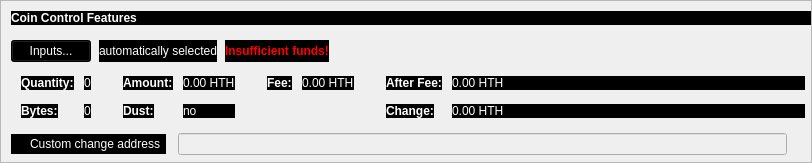
    <widget class="QFrame" name="frameCoinControl">
     <property name="sizePolicy">
      <sizepolicy hsizetype="Expanding" vsizetype="Expanding">
       <horstretch>0</horstretch>
       <verstretch>0</verstretch>
      </sizepolicy>
     </property>
     <property name="maximumSize">
      <size>
       <width>16777215</width>
       <height>16777215</height>
      </size>
     </property>
     <property name="frameShape">
      <enum>QFrame::StyledPanel</enum>
     </property>
     <property name="frameShadow">
      <enum>QFrame::Sunken</enum>
     </property>
     <layout class="QVBoxLayout" name="verticalLayoutCoinControl2">
      <property name="spacing">
       <number>0</number>
      </property>
      <property name="leftMargin">
       <number>0</number>
      </property>
      <property name="topMargin">
       <number>0</number>
      </property>
      <property name="rightMargin">
       <number>0</number>
      </property>
      <property name="bottomMargin">
       <number>6</number>
      </property>
      <item>
       <layout class="QVBoxLayout" name="verticalLayoutCoinControl" stretch="0,0,0,0,1">
        <property name="spacing">
         <number>0</number>
        </property>
        <property name="leftMargin">
         <number>10</number>
        </property>
        <property name="topMargin">
         <number>10</number>
        </property>
        <item>
         <layout class="QHBoxLayout" name="horizontalLayoutCoinControl1">
          <property name="bottomMargin">
           <number>15</number>
          </property>
          <item>
           <widget class="QLabel" name="labelCoinControlFeatures">
            <property name="sizePolicy">
             <sizepolicy hsizetype="Preferred" vsizetype="Maximum">
              <horstretch>0</horstretch>
              <verstretch>0</verstretch>
             </sizepolicy>
            </property>
            <property name="font">
             <font>
              <weight>75</weight>
              <bold>true</bold>
             </font>
            </property>
            <property name="styleSheet">
             <string notr="true">font-weight:bold;
background-color: rgb(0, 0, 0);
color: rgb(255, 255, 255);</string>
            </property>
            <property name="text">
             <string>Coin Control Features</string>
            </property>
           </widget>
          </item>
         </layout>
        </item>
        <item>
         <layout class="QHBoxLayout" name="horizontalLayoutCoinControl2" stretch="0,0,0,0">
          <property name="spacing">
           <number>8</number>
          </property>
          <property name="bottomMargin">
           <number>10</number>
          </property>
          <item>
           <widget class="QPushButton" name="pushButtonCoinControl">
            <property name="styleSheet">
             <string notr="true">color: rgb(255, 255, 255);
background-color: rgb(0, 0, 0);</string>
            </property>
            <property name="text">
             <string>Inputs...</string>
            </property>
            <property name="autoDefault">
             <bool>false</bool>
            </property>
           </widget>
          </item>
          <item>
           <widget class="QLabel" name="labelCoinControlAutomaticallySelected">
            <property name="styleSheet">
             <string notr="true">color: rgb(255, 255, 255);
background-color: rgb(0, 0, 0);</string>
            </property>
            <property name="text">
             <string>automatically selected</string>
            </property>
            <property name="margin">
             <number>5</number>
            </property>
           </widget>
          </item>
          <item>
           <widget class="QLabel" name="labelCoinControlInsuffFunds">
            <property name="font">
             <font>
              <weight>75</weight>
              <bold>true</bold>
             </font>
            </property>
            <property name="styleSheet">
             <string notr="true">color:red;font-weight:bold;
background-color: rgb(0, 0, 0);</string>
            </property>
            <property name="text">
             <string>Insufficient funds!</string>
            </property>
            <property name="margin">
             <number>5</number>
            </property>
           </widget>
          </item>
          <item>
           <spacer name="horizontalSpacerCoinControl">
            <property name="orientation">
             <enum>Qt::Horizontal</enum>
            </property>
            <property name="sizeHint" stdset="0">
             <size>
              <width>40</width>
              <height>1</height>
             </size>
            </property>
           </spacer>
          </item>
         </layout>
        </item>
        <item>
         <widget class="QWidget" name="widgetCoinControl" native="true">
          <property name="sizePolicy">
           <sizepolicy hsizetype="Preferred" vsizetype="Preferred">
            <horstretch>0</horstretch>
            <verstretch>0</verstretch>
           </sizepolicy>
          </property>
          <property name="minimumSize">
           <size>
            <width>0</width>
            <height>0</height>
           </size>
          </property>
          <property name="styleSheet">
           <string notr="true"/>
          </property>
          <layout class="QHBoxLayout" name="horizontalLayoutCoinControl5">
           <property name="leftMargin">
            <number>0</number>
           </property>
           <property name="topMargin">
            <number>0</number>
           </property>
           <property name="rightMargin">
            <number>0</number>
           </property>
           <property name="bottomMargin">
            <number>0</number>
           </property>
           <item>
            <layout class="QHBoxLayout" name="horizontalLayoutCoinControl3" stretch="0,0,0,1">
             <property name="spacing">
              <number>20</number>
             </property>
             <property name="topMargin">
              <number>0</number>
             </property>
             <property name="bottomMargin">
              <number>10</number>
             </property>
             <item>
              <layout class="QFormLayout" name="formLayoutCoinControl1">
               <property name="horizontalSpacing">
                <number>10</number>
               </property>
               <property name="verticalSpacing">
                <number>14</number>
               </property>
               <property name="leftMargin">
                <number>10</number>
               </property>
               <property name="topMargin">
                <number>4</number>
               </property>
               <property name="rightMargin">
                <number>6</number>
               </property>
               <item row="0" column="0">
                <widget class="QLabel" name="labelCoinControlQuantityText">
                 <property name="font">
                  <font>
                   <weight>75</weight>
                   <bold>true</bold>
                  </font>
                 </property>
                 <property name="styleSheet">
                  <string notr="true">color: rgb(255, 255, 255);
background-color: rgb(0, 0, 0);</string>
                 </property>
                 <property name="text">
                  <string>Quantity:</string>
                 </property>
                 <property name="margin">
                  <number>0</number>
                 </property>
                </widget>
               </item>
               <item row="0" column="1">
                <widget class="QLabel" name="labelCoinControlQuantity">
                 <property name="cursor">
                  <cursorShape>IBeamCursor</cursorShape>
                 </property>
                 <property name="contextMenuPolicy">
                  <enum>Qt::ActionsContextMenu</enum>
                 </property>
                 <property name="styleSheet">
                  <string notr="true">color: rgb(255, 255, 255);
background-color: rgb(0, 0, 0);</string>
                 </property>
                 <property name="text">
                  <string notr="true">0</string>
                 </property>
                 <property name="margin">
                  <number>0</number>
                 </property>
                 <property name="textInteractionFlags">
                  <set>Qt::LinksAccessibleByMouse|Qt::TextSelectableByKeyboard|Qt::TextSelectableByMouse</set>
                 </property>
                </widget>
               </item>
               <item row="1" column="0">
                <widget class="QLabel" name="labelCoinControlBytesText">
                 <property name="font">
                  <font>
                   <weight>75</weight>
                   <bold>true</bold>
                  </font>
                 </property>
                 <property name="styleSheet">
                  <string notr="true">color: rgb(255, 255, 255);
background-color: rgb(0, 0, 0);</string>
                 </property>
                 <property name="text">
                  <string>Bytes:</string>
                 </property>
                </widget>
               </item>
               <item row="1" column="1">
                <widget class="QLabel" name="labelCoinControlBytes">
                 <property name="cursor">
                  <cursorShape>IBeamCursor</cursorShape>
                 </property>
                 <property name="contextMenuPolicy">
                  <enum>Qt::ActionsContextMenu</enum>
                 </property>
                 <property name="styleSheet">
                  <string notr="true">color: rgb(255, 255, 255);
background-color: rgb(0, 0, 0);</string>
                 </property>
                 <property name="text">
                  <string notr="true">0</string>
                 </property>
                 <property name="textInteractionFlags">
                  <set>Qt::LinksAccessibleByMouse|Qt::TextSelectableByKeyboard|Qt::TextSelectableByMouse</set>
                 </property>
                </widget>
               </item>
              </layout>
             </item>
             <item>
              <layout class="QFormLayout" name="formLayoutCoinControl2">
               <property name="horizontalSpacing">
                <number>10</number>
               </property>
               <property name="verticalSpacing">
                <number>14</number>
               </property>
               <property name="leftMargin">
                <number>6</number>
               </property>
               <property name="topMargin">
                <number>4</number>
               </property>
               <property name="rightMargin">
                <number>6</number>
               </property>
               <item row="0" column="0">
                <widget class="QLabel" name="labelCoinControlAmountText">
                 <property name="font">
                  <font>
                   <weight>75</weight>
                   <bold>true</bold>
                  </font>
                 </property>
                 <property name="styleSheet">
                  <string notr="true">color: rgb(255, 255, 255);
background-color: rgb(0, 0, 0);</string>
                 </property>
                 <property name="text">
                  <string>Amount:</string>
                 </property>
                 <property name="margin">
                  <number>0</number>
                 </property>
                </widget>
               </item>
               <item row="0" column="1">
                <widget class="QLabel" name="labelCoinControlAmount">
                 <property name="cursor">
                  <cursorShape>IBeamCursor</cursorShape>
                 </property>
                 <property name="contextMenuPolicy">
                  <enum>Qt::ActionsContextMenu</enum>
                 </property>
                 <property name="styleSheet">
                  <string notr="true">color: rgb(255, 255, 255);
background-color: rgb(0, 0, 0);</string>
                 </property>
                 <property name="text">
                  <string notr="true">0.00 HTH</string>
                 </property>
                 <property name="textInteractionFlags">
                  <set>Qt::LinksAccessibleByMouse|Qt::TextSelectableByKeyboard|Qt::TextSelectableByMouse</set>
                 </property>
                </widget>
               </item>
               <item row="1" column="0">
                <widget class="QLabel" name="labelCoinControlLowOutputText">
                 <property name="font">
                  <font>
                   <weight>75</weight>
                   <bold>true</bold>
                  </font>
                 </property>
                 <property name="styleSheet">
                  <string notr="true">color: rgb(255, 255, 255);
background-color: rgb(0, 0, 0);</string>
                 </property>
                 <property name="text">
                  <string>Dust:</string>
                 </property>
                </widget>
               </item>
               <item row="1" column="1">
                <widget class="QLabel" name="labelCoinControlLowOutput">
                 <property name="cursor">
                  <cursorShape>IBeamCursor</cursorShape>
                 </property>
                 <property name="contextMenuPolicy">
                  <enum>Qt::ActionsContextMenu</enum>
                 </property>
                 <property name="styleSheet">
                  <string notr="true">color: rgb(255, 255, 255);
background-color: rgb(0, 0, 0);</string>
                 </property>
                 <property name="text">
                  <string notr="true">no</string>
                 </property>
                 <property name="textInteractionFlags">
                  <set>Qt::LinksAccessibleByMouse|Qt::TextSelectableByKeyboard|Qt::TextSelectableByMouse</set>
                 </property>
                </widget>
               </item>
              </layout>
             </item>
             <item>
              <layout class="QFormLayout" name="formLayoutCoinControl3">
               <property name="horizontalSpacing">
                <number>10</number>
               </property>
               <property name="verticalSpacing">
                <number>14</number>
               </property>
               <property name="leftMargin">
                <number>6</number>
               </property>
               <property name="topMargin">
                <number>4</number>
               </property>
               <property name="rightMargin">
                <number>6</number>
               </property>
               <item row="0" column="0">
                <widget class="QLabel" name="labelCoinControlFeeText">
                 <property name="font">
                  <font>
                   <weight>75</weight>
                   <bold>true</bold>
                  </font>
                 </property>
                 <property name="styleSheet">
                  <string notr="true">color: rgb(255, 255, 255);
background-color: rgb(0, 0, 0);</string>
                 </property>
                 <property name="text">
                  <string>Fee:</string>
                 </property>
                 <property name="margin">
                  <number>0</number>
                 </property>
                </widget>
               </item>
               <item row="0" column="1">
                <widget class="QLabel" name="labelCoinControlFee">
                 <property name="cursor">
                  <cursorShape>IBeamCursor</cursorShape>
                 </property>
                 <property name="contextMenuPolicy">
                  <enum>Qt::ActionsContextMenu</enum>
                 </property>
                 <property name="styleSheet">
                  <string notr="true">color: rgb(255, 255, 255);
background-color: rgb(0, 0, 0);</string>
                 </property>
                 <property name="text">
                  <string notr="true">0.00 HTH</string>
                 </property>
                 <property name="textInteractionFlags">
                  <set>Qt::LinksAccessibleByMouse|Qt::TextSelectableByKeyboard|Qt::TextSelectableByMouse</set>
                 </property>
                </widget>
               </item>
              </layout>
             </item>
             <item>
              <layout class="QFormLayout" name="formLayoutCoinControl4">
               <property name="horizontalSpacing">
                <number>10</number>
               </property>
               <property name="verticalSpacing">
                <number>14</number>
               </property>
               <property name="leftMargin">
                <number>6</number>
               </property>
               <property name="topMargin">
                <number>4</number>
               </property>
               <property name="rightMargin">
                <number>6</number>
               </property>
               <item row="0" column="0">
                <widget class="QLabel" name="labelCoinControlAfterFeeText">
                 <property name="font">
                  <font>
                   <weight>75</weight>
                   <bold>true</bold>
                  </font>
                 </property>
                 <property name="styleSheet">
                  <string notr="true">color: rgb(255, 255, 255);
background-color: rgb(0, 0, 0);</string>
                 </property>
                 <property name="text">
                  <string>After Fee:</string>
                 </property>
                 <property name="margin">
                  <number>0</number>
                 </property>
                </widget>
               </item>
               <item row="0" column="1">
                <widget class="QLabel" name="labelCoinControlAfterFee">
                 <property name="cursor">
                  <cursorShape>IBeamCursor</cursorShape>
                 </property>
                 <property name="contextMenuPolicy">
                  <enum>Qt::ActionsContextMenu</enum>
                 </property>
                 <property name="styleSheet">
                  <string notr="true">color: rgb(255, 255, 255);
background-color: rgb(0, 0, 0);</string>
                 </property>
                 <property name="text">
                  <string notr="true">0.00 HTH</string>
                 </property>
                 <property name="textInteractionFlags">
                  <set>Qt::LinksAccessibleByMouse|Qt::TextSelectableByKeyboard|Qt::TextSelectableByMouse</set>
                 </property>
                </widget>
               </item>
               <item row="1" column="0">
                <widget class="QLabel" name="labelCoinControlChangeText">
                 <property name="font">
                  <font>
                   <weight>75</weight>
                   <bold>true</bold>
                  </font>
                 </property>
                 <property name="styleSheet">
                  <string notr="true">color: rgb(255, 255, 255);
background-color: rgb(0, 0, 0);</string>
                 </property>
                 <property name="text">
                  <string>Change:</string>
                 </property>
                </widget>
               </item>
               <item row="1" column="1">
                <widget class="QLabel" name="labelCoinControlChange">
                 <property name="cursor">
                  <cursorShape>IBeamCursor</cursorShape>
                 </property>
                 <property name="contextMenuPolicy">
                  <enum>Qt::ActionsContextMenu</enum>
                 </property>
                 <property name="styleSheet">
                  <string notr="true">color: rgb(255, 255, 255);
background-color: rgb(0, 0, 0);</string>
                 </property>
                 <property name="text">
                  <string notr="true">0.00 HTH</string>
                 </property>
                 <property name="textInteractionFlags">
                  <set>Qt::LinksAccessibleByMouse|Qt::TextSelectableByKeyboard|Qt::TextSelectableByMouse</set>
                 </property>
                </widget>
               </item>
              </layout>
             </item>
            </layout>
           </item>
          </layout>
         </widget>
        </item>
        <item>
         <layout class="QHBoxLayout" name="horizontalLayoutCoinControl4" stretch="0,0,0">
          <property name="spacing">
           <number>12</number>
          </property>
          <property name="sizeConstraint">
           <enum>QLayout::SetDefaultConstraint</enum>
          </property>
          <property name="topMargin">
           <number>5</number>
          </property>
          <property name="rightMargin">
           <number>5</number>
          </property>
          <item>
           <widget class="QCheckBox" name="checkBoxCoinControlChange">
            <property name="toolTip">
             <string>If this is activated, but the change address is empty or invalid, change will be sent to a newly generated address.</string>
            </property>
            <property name="styleSheet">
             <string notr="true">color: rgb(255, 255, 255);
background-color: rgb(0, 0, 0);</string>
            </property>
            <property name="text">
             <string>Custom change address</string>
            </property>
           </widget>
          </item>
          <item>
           <widget class="QValidatedLineEdit" name="lineEditCoinControlChange">
            <property name="enabled">
             <bool>false</bool>
            </property>
            <property name="sizePolicy">
             <sizepolicy hsizetype="Expanding" vsizetype="Fixed">
              <horstretch>0</horstretch>
              <verstretch>0</verstretch>
             </sizepolicy>
            </property>
           </widget>
          </item>
          <item>
           <widget class="QLabel" name="labelCoinControlChangeLabel">
            <property name="sizePolicy">
             <sizepolicy hsizetype="Preferred" vsizetype="Expanding">
              <horstretch>0</horstretch>
              <verstretch>0</verstretch>
             </sizepolicy>
            </property>
            <property name="minimumSize">
             <size>
              <width>0</width>
              <height>0</height>
             </size>
            </property>
            <property name="text">
             <string/>
            </property>
            <property name="margin">
             <number>3</number>
            </property>
           </widget>
          </item>
         </layout>
        </item>
        <item>
         <spacer name="verticalSpacerCoinControl">
          <property name="orientation">
           <enum>Qt::Vertical</enum>
          </property>
          <property name="sizeHint" stdset="0">
           <size>
            <width>800</width>
            <height>1</height>
           </size>
          </property>
         </spacer>
        </item>
       </layout>
      </item>
     </layout>
    </widget>
